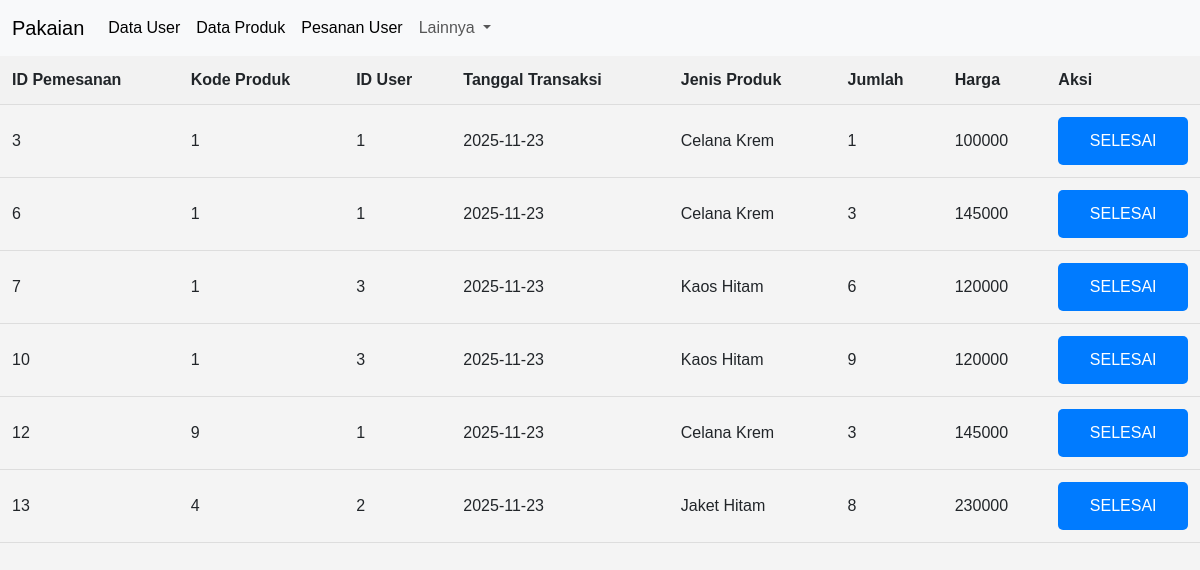
Screenshot of /view/v_data_pesanan_fadmin.php (signed in) with the database file from the repository.
### tables this page shows
CREATE TABLE `pemesanan` (
  `id_transaksi` int(20) NOT NULL,
  `id_user` int(20) NOT NULL,
  `kode_produk` int(20) NOT NULL,
  `tangal_transaksi` date NOT NULL,
  `jenis_produk` varchar(255) NOT NULL,
  `jumlah` int(100) NOT NULL,
  `harga` varchar(200) NOT NULL
);

### controller/c_user(2).php (called while the page is built, shortened)
<?php
include_once '../models/m_user.php';
$pemesanan = new pemesanan();
try {
     $users = $pemesanan->tampil_data_pemesanan();
} catch (Exception $e) {
    echo $e->getMessage();
}
?>

### models/m_koneksi.php (called while the page is built, shortened)
<?php
class koneksi {
private $host = "localhost",
        $username = "root",
        $pass = "",
        $db = "pakaian";
    function __construct()
    {
      $this->koneksi = mysqli_connect($this->host, $this->username, $this->pass, $this->db, 3306);
      if ($this->koneksi) {
        return $this->koneksi;
      }  else {
        echo "koneksi gagal";
      }
    }
}

### models/m_user.php (called while the page is built, shortened)
<?php
include_once 'm_koneksi.php';
class pemesanan {
  function tampil_data_pemesanan()
  {
    $koneksi = new koneksi();
    $sql = "SELECT * FROM pemesanan";
    $query = mysqli_query($koneksi->koneksi, $sql);
    $result = [];
    if ($query->num_rows > 0 ) {
     while ($data = mysqli_fetch_object($query)) {
       $result[] = $data;
     }
     return $result;
    }else{
      return [];
    }
  }
}
?>

### view/v_data_pesanan_fadmin.php (the view, shortened to what this page needs)
<?php
include_once '../controller/c_user(2).php';
include_once 'template/header.php';
?>
<!DOCTYPE html>
<html lang="en">
<head>
  <link rel="stylesheet" href="template/style.css">
</head>
<body>
  <div class="table-container">
    <table>
      <thead>
        <tr>
          <th>ID Pemesanan</th>
          <th>Kode Produk</th>
          <th>ID User</th>
          <th>Tanggal Transaksi</th>
          <th>Jenis Produk</th>
          <th>Jumlah</th>
          <th>Harga</th>
          <th>Aksi</th>
        </tr>
      </thead>
      <tbody>
        <?php
        if (isset($pemesanan) && is_array($users)):
          foreach ($users as $data): ?>
        <tr>
          <td><?=$data->id_transaksi?></td>
          <td><?=$data->kode_produk?></td>
          <td><?=$data->id_user?></td>
          <td><?=$data->tangal_transaksi?></td>
          <td><?=$data->jenis_produk?></td>
          <td><?=$data->jumlah?></td>
          <td><?=$data->harga?></td>
          <td style="text-align : center;">
           <div style="display: flex; gap: 5px; justify-content: center;">
             <a href="../controller/c_user(2).php?aksi=selesai&id_transaksi=<?= $data->id_user; ?>"
                onclick="return confirm('Anda Yakin Pesanan Ini Sudah Selesai??')"
                name="SELESAI"
                class="btn btn-danger">SELESAI</a>
           </div>
         </td>
        </tr>
        <?php
          endforeach;
        else:
        ?>
          <tr>
            <td colspan="7" style="text-align: center;">Tidak ada data pengguna</td>
          </tr>
        <?php endif; ?>
      </tbody>
    </table> </div> </body>
</html>

### view/template/header.php (shortened to what this page needs)
<!DOCTYPE html>
<html lang="en">
<head>
  <link href="https://cdn.jsdelivr.net/npm/bootstrap@5.3.2/dist/css/bootstrap.min.css" rel="stylesheet">
</head>
<body>
<nav class="navbar navbar-expand-lg bg-body-tertiary">
  <div class="container-fluid">
    <a class="navbar-brand" href="#">Pakaian</a>
    <div class="collapse navbar-collapse" id="navbarSupportedContent">
      <ul class="navbar-nav me-auto mb-2 mb-lg-0">
        <li class="nav-item">
          <a class="nav-link active" aria-current="page" href="../view/v_tampil_data.php">Data User</a>
        </li>
        <li class="nav-item">
          <a class="nav-link active" aria-current="page" href="../view/v_data_produk_fadmin.php">Data Produk</a>
        </li>
        <li class="nav-item">
          <a class="nav-link active" aria-current="page" href="../view/v_data_pesanan_fadmin.php">Pesanan User</a>
        </li>
        <li class="nav-item dropdown">
          <a class="nav-link dropdown-toggle" href="#" role="button" data-bs-toggle="dropdown" aria-expanded="false">
            Lainnya
          </a>
        </li>
      </ul>
    </div>
  </div>
</nav>
</body>
</html>

### view/template/style.css (style rules this page uses)
body { font-family: Arial, sans-serif; margin: 0; padding: 0; background-color: #f4f4f4; }
.btn { width: 100%; padding: 12px; background-color: #007bff; color: white; border: none; border-radius: 5px; font-size: 16px; cursor: pointer; transition: background-color 0.3s; }
.table-container { overflow-x: auto; }
table { width: 100%; border-collapse: collapse; text-align: left; min-width: 600px; }
thead { background-color: #f2f2f2; }
th, td { padding: 12px; border-bottom: 1px solid #ddd; }
th { font-weight: bold; }

### rows the page displays
pemesanan: id_transaksi "3", kode_produk "1", id_user "1", tangal_transaksi "2025-11-23", jenis_produk "Celana Krem", jumlah "1", harga "100000"
pemesanan: id_transaksi "6", kode_produk "1", id_user "1", tangal_transaksi "2025-11-23", jenis_produk "Celana Krem", jumlah "3", harga "145000"
pemesanan: id_transaksi "7", kode_produk "1", id_user "3", tangal_transaksi "2025-11-23", jenis_produk "Kaos Hitam", jumlah "6", harga "120000"
pemesanan: id_transaksi "10", kode_produk "1", id_user "3", tangal_transaksi "2025-11-23", jenis_produk "Kaos Hitam", jumlah "9", harga "120000"
pemesanan: id_transaksi "12", kode_produk "9", id_user "1", tangal_transaksi "2025-11-23", jenis_produk "Celana Krem", jumlah "3", harga "145000"
pemesanan: id_transaksi "13", kode_produk "4", id_user "2", tangal_transaksi "2025-11-23", jenis_produk "Jaket Hitam", jumlah "8", harga "230000"
